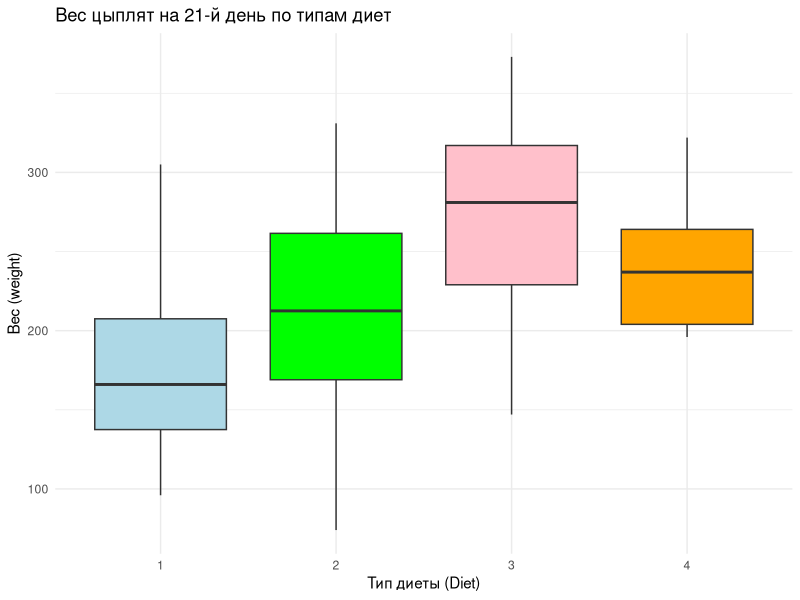

The R source for this figure:
# Напишите код, который будет выводить следущие значения для тех переменных, которые даны ниже (в каждом варианте будет свой набор данных).

#Одновременно минимум,максимум, 1-й, медиану и 3-й квартили
# В каждом датасете есть несколько категорий, для каждой из них надо вывести указанные выше описательные статистики (например, для каждого вида нужно дать отдельные характеристи

# Вариант 2. Вес цыплят weight на 21-й день наблюдения (переменная Time) для каждого из четырех типов диет (Diet) из датасета ChickWeight.

# Загрузка встроенного датасета
data(ChickWeight)

# Фильтровка данных для 21-го дня (переменная Time)

library(dplyr)
data_day21 <- filter(ChickWeight, Time == 21)

# Группировка по диете и вычисление нужных статистик

stats <- data_day21 %>%
  group_by(Diet) %>%
  summarise(
    Min = min(weight, na.rm = TRUE),
    Q1 = quantile(weight, 0.25, na.rm = TRUE),
    Median = median(weight, na.rm = TRUE),
    Q3 = quantile(weight, 0.75, na.rm = TRUE),
    Max = max(weight, na.rm = TRUE)
  )
# Построение графика
library(ggplot2)
ggplot(data_day21, aes(x = factor(Diet), y = weight, fill = factor(Diet))) +
  geom_boxplot() +
  scale_fill_manual(values = c("lightblue", "green", "pink", "orange")) +
  labs(title = "Вес цыплят на 21-й день по типам диет",
       x = "Тип диеты (Diet)",
       y = "Вес (weight)") +
  theme_minimal() +
  theme(legend.position = "none")
